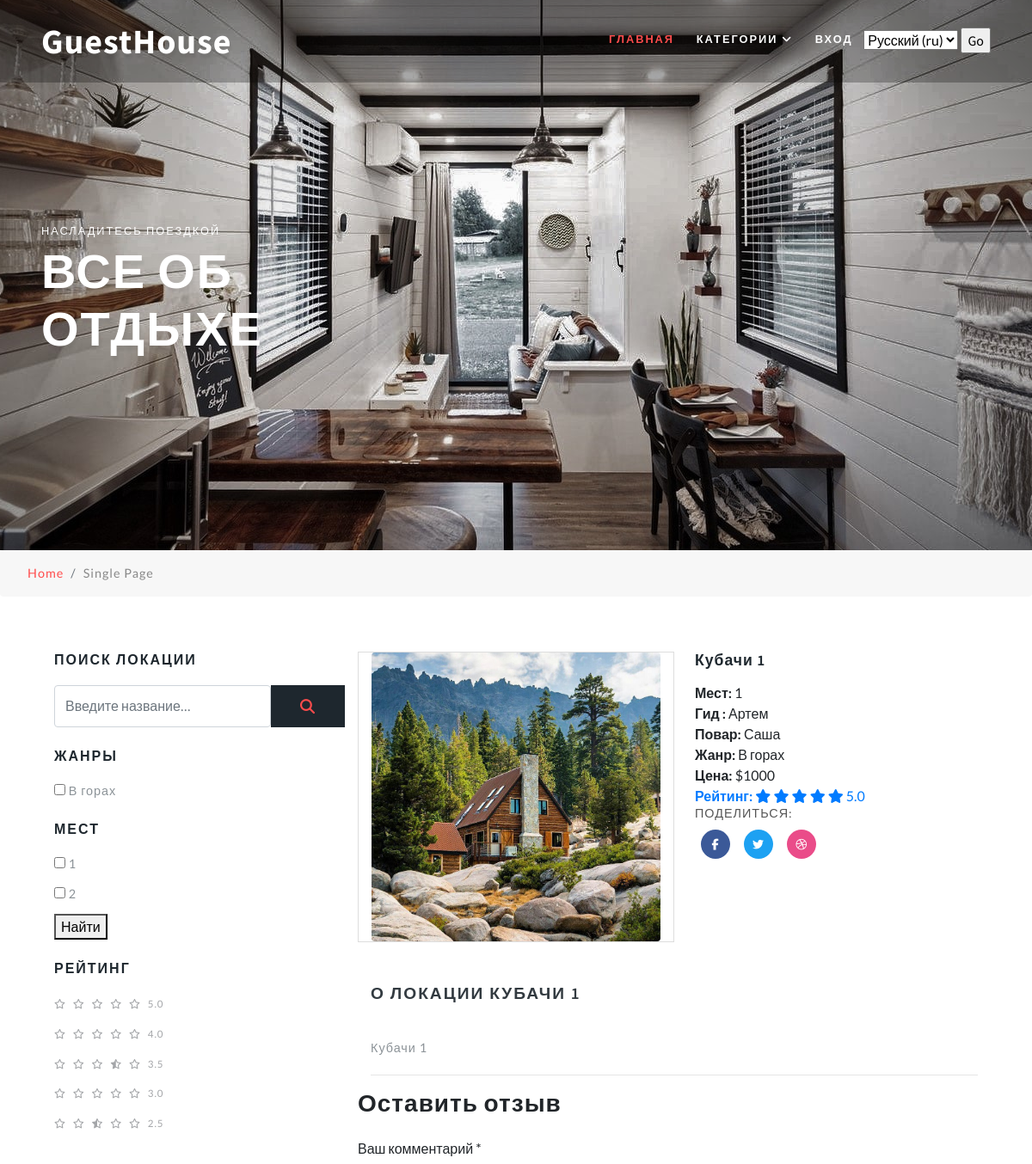
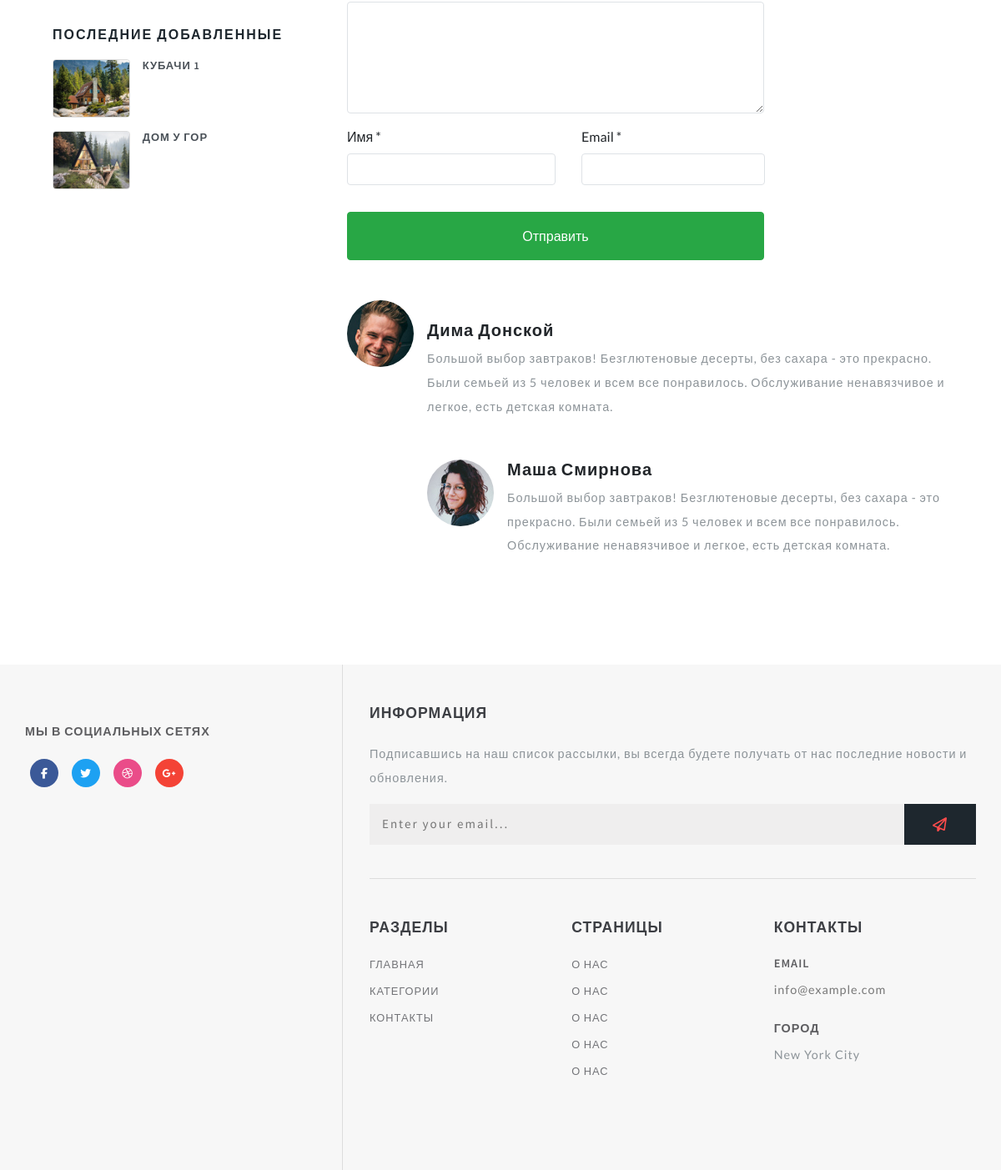
Screenshot of /ru/location-1/ with the database file from the repository (2 pictures, top to bottom).
### guesthouse/models.py (models this page shows, shortened)
class Genre(models.Model):
    name = models.CharField("Имя", max_length=100)
    description = models.TextField("Описание")
    url = models.SlugField(max_length=160, unique=True)
    class Meta:
        verbose_name = "Жанр"
        verbose_name_plural = "Жанры"

class Location(models.Model):
    title = models.CharField("Название", max_length=100)
    description = models.TextField("Описание")
    imageLocation = models.ImageField(
        "Изображение", upload_to="locations/", default='')
    count = models.PositiveSmallIntegerField("Количество людей", default=1)
    guides = models.ManyToManyField(
        Guide, verbose_name="гид", related_name="location_guide")  # Ак verbose_name - имя для поля, related_name - имя,используемое для отношения от связываемого объекта
    cookers = models.ManyToManyField(
        Guide, verbose_name="повар", related_name="location_cooker")
    genres = models.ManyToManyField(Genre, verbose_name="жанры")
    price = models.PositiveIntegerField("Цена", default=0,
                                        help_text="указывать сумму в рублях")
    category = models.ForeignKey(
        Category, verbose_name="Категория", on_delete=models.SET_NULL, null=True
    )
    url = models.SlugField(max_length=130, unique=True)
    draft = models.BooleanField("Черновик", default=False)
    def get_absolute_url(self):
        return reverse("location_detail", kwargs={"slug": self.url})
    class Meta:
        verbose_name = "Локация"
        verbose_name_plural = "Локации"

class Guide(models.Model):
    name = models.CharField("Имя", max_length=100)
    description = models.TextField("Описание")
    image = models.ImageField("Изображение", upload_to="guides/")
    class Meta:
        verbose_name = "Гиды и повара"
        verbose_name_plural = "Гиды и повара"

### guesthouse/views.py (the view)
# urls.py: path('<slug:slug>/', views.LocationDetailView.as_view(), name='location_detail'),
class LocationDetailView(GenreCount, DetailView):
    model = Location
    slug_field = 'url'

### templates/guesthouse/location_detail.html (shortened to what this page needs)
{% extends 'guesthouse/base.html' %}
{% load static i18n %}
{% block header %} main-banner-ak {% endblock header %}
{% block container %}
        <div class="container py-md-3">
{% endblock container %}
{% block sidebar %}
        <div class="side-bar col-lg-4">
{% endblock sidebar %}
{% block location %}
<div class="left-ads-display col-lg-8">
    <div class="row">
        <div class="border-none desc1-left col-md-6">
            <img src="{{ location.imageLocation.url }}" class="img-fluid" alt="">
        </div>
        <div class="desc1-right col-md-6 pl-lg-4">
            <h3 class="editContent" style="outline: none; cursor: inherit;">
                {{ location.title }}
            </h3>
            <ul>
                <li style="list-style: none">
                    <span><b>Мест: </b> {{ location.count }}</span></li>
                <li style="list-style: none">
                    <span><b>{% trans 'Гид'%} :</b>
                        {% for guide in location.guides.all %}
                            {{ guide.name }}
                        {% endfor %}
                    </span>
                </li>
                <li style="list-style: none"><span><b>{% trans 'Повар'%}: </b>
                    {% for cooker in location.cookers.all %}
                        {{ cooker.name }}
                    {% endfor %}
                </span>
                </li>
                <li style="list-style: none"><span><b>{% trans 'Жанр'%}: </b>
                    {% for genre in location.genres.all %}
                        {{ genre.name }}
                    {% endfor %}
                    </span>
                </li>
                <li style="list-style: none">
                    <span><b>Цена:</b> ${{ location.price }}</span></li>
                <li style="list-style: none">
                    <a href="#"><b>Рейтинг:</b>
                        <span class="fa fa-star" aria-hidden="true"
                              style="outline: none; cursor: inherit;"></span>
                        <span class="fa fa-star" aria-hidden="true"
                              style="outline: none; cursor: inherit;"></span>
                        <span class="fa fa-star" aria-hidden="true"
                              style="outline: none; cursor: inherit;"></span>
                        <span class="fa fa-star" aria-hidden="true"
                              style="outline: none; cursor: inherit;"></span>
                        <span class="fa fa-star" aria-hidden="true"
                              style="outline: none; cursor: inherit;"></span>
                        <span class="editContent"
                              style="outline: none; cursor: inherit;">5.0</span>
                    </a>
                </li>
                <div class="share-desc">
                    <div class="share">
                        <h4 class="editContent"
                            style="outline: none; cursor: inherit;">
                            Поделиться:</h4>
                        <ul class="w3layouts_social_list list-unstyled">
                            <li>
                                <a href="#" class="w3pvt_facebook editContent"
                                   style="outline: none; cursor: inherit;">
                                <span class="fa fa-facebook-f"
                                      style="outline: none; cursor: inherit;"></span>
                                </a>
                            </li>
                            <li>
                                <a href="#" class="w3pvt_twitter editContent"
                                   style="outline: none; cursor: inherit;">
                                <span class="fa fa-twitter"
                                      style="outline: none; cursor: inherit;"></span>
                                </a>
                            </li>
                            <li>
                                <a href="#" class="w3pvt_dribble editContent"
                                   style="outline: none; cursor: inherit;">
                                <span class="fa fa-dribbble"
                                      style="outline: none; cursor: inherit;"></span>
                                </a>
                            </li>
                        </ul>
                    </div>
                </div>
        </div>
    </div>
    <div class=" sub-para-w3layouts mt-5">
        <h3 class="shop-sing editContent" style="outline: none; cursor: inherit;">
            О локации {{ location.title }}
        </h3>
        <p class="editContent" style="outline: none; cursor: inherit;">
            {{ location.description }}
        </p>
    </div>
    <hr>
    <div class="row">
        <div class="single-form-left">
            <div class="contact-single">
                <h3 class="editContent" style="outline: none; cursor: inherit;">
                          Оставить
                    отзыв</h3>
                <form action="#" method="get" class="mt-4">
                    <div class="form-group editContent"
                         style="outline: none; cursor: inherit;">
                        <label for="contactcomment" class="editContent"
                               style="outline: none; cursor: inherit;">Ваш
                            комментарий
                            *</label>
                        <textarea class="form-control border" rows="5"
                                  id="contactcomment" required=""></textarea>
                    </div>
                    <div class="d-sm-flex">
                        <div class="col-sm-6 form-group p-0 editContent"
                             style="outline: none; cursor: inherit;">
                            <label for="contactusername" class="editContent"
                                   style="outline: none; cursor: inherit;">Имя
                                *</label>
                            <input type="text" class="form-control border"
                                   id="contactusername" required="">
                        </div>
                        <div class="col-sm-6 form-group ml-sm-3 editContent"
                             style="outline: none; cursor: inherit;">
                            <label for="contactemail" class="editContent"
                                   style="outline: none; cursor: inherit;">Email
                                *</label>
                            <input type="email" class="form-control border"
                                   id="contactemail" required="">
                        </div>
                    </div>
                    <button type="submit"
                            class="mt-3 btn btn-success btn-block py-3"
                            style="outline: none; cursor: inherit;">Отправить
                    </button>
                </form>
            </div>
        </div>
        <div class="media py-5">
            <img src="../../static/img/te2.jpg" class="mr-3 img-fluid" alt="image"
                 style="outline: none; cursor: inherit;">
            <div class="media-body mt-4">
                <h5 class="mt-0 editContent"
                    style="outline: none; cursor: inherit;">Дима Донской</h5>
                <p class="mt-2 editContent" style="outline: none; cursor: inherit;">
                    Большой выбор завтраков! Безглютеновые десерты, без сахара - это прекрасно. Были семьей из 5 человек и всем все понравилось. Обслуживание ненавязчивое и легкое, есть детская комната.
                </p>
                <div class="media mt-5 editContent"
                     style="outline: none; cursor: inherit;">
                    <a class="pr-3" href="#">
                        <img src="../../static/img/te1.jpg" class="img-fluid "
                             alt="image" style="outline: none; cursor: inherit;">
                    </a>
                    <div class="media-body">
                        <h5 class="mt-0 editContent"
                            style="outline: none; cursor: inherit;">Маша Смирнова</h5>
                        <p class="mt-2 editContent"
                           style="outline: none; cursor: inherit;">Большой выбор завтраков! Безглютеновые десерты, без сахара - это прекрасно. Были семьей из 5 человек и всем все понравилось. Обслуживание ненавязчивое и легкое, есть детская комната.</p>
                    </div>
                </div>
            </div>
        </div>
    </div>
</div>
{% endblock location %}

### templates/include/sidebar.html
{% load guesthouse_tag %}
    <div class="search-bar w3layouts-newsletter">
        <h3 class="sear-head editContent">Поиск локации</h3>
        <form action="{% url 'search' %}" method="get" class="d-flex editContent">
            <input type="search" placeholder="Введите название..." name="q"
                class="form-control" required="">
            <button type='submit' class="btn1 btn">
                <span class="fa fa-search" aria-hidden="true"></span>
            </button>
        </form>
    </div>
    <form action="{% url 'filter' %}" method='get'>
    <div class="left-side my-4">
        <h3 class="sear-head editContent">Жанры</h3>
        <ul class="w3layouts-box-list">
            {% for genre in view.get_genres %}
            <li class="editContent">
                <input type="checkbox" class="checked" name='genre' value='{{ genre.id }}'>
                <span class="span editContent">{{ genre.name }}</span>
            </li>
            {% endfor %}
        </ul>
    </div>
        <div class="left-side">
            <h3 class="sear-head editContent">Мест</h3>
            <ul class="w3layouts-box-list">
                {% for location in view.get_counts %}
                <li class="editContent">
                    <input type="checkbox" class="checked" name='count' value='{{ location.count }}'>
                    <span class="span editContent">{{ location.count }}</span>
                </li>
                {% endfor %}
            </ul>
        </div>
        <button type='submit'>Найти</button>
    </form>
    <div class="customer-rev left-side my-4">
        <h3 class="sear-head editContent">Рейтинг</h3>
        <ul class="w3layouts-box-list">
            <li>
                <a href="#">
                    <span class="fa fa-star" aria-hidden="true"></span>
                    <span class="fa fa-star" aria-hidden="true"></span>
                    <span class="fa fa-star" aria-hidden="true"></span>
                    <span class="fa fa-star" aria-hidden="true"></span>
                    <span class="fa fa-star" aria-hidden="true"></span>
                    <span class="editContent">5.0</span>
                </a>
            </li>
            <li>
                <a href="#">
                    <span class="fa fa-star" aria-hidden="true"></span>
                    <span class="fa fa-star" aria-hidden="true"></span>
                    <span class="fa fa-star" aria-hidden="true"></span>
                    <span class="fa fa-star" aria-hidden="true"></span>
                    <span class="fa fa-star-o" aria-hidden="true"></span>
                    <span class="editContent">4.0</span>
                </a>
            </li>
            <li>
                <a href="#">
                    <span class="fa fa-star" aria-hidden="true"></span>
                    <span class="fa fa-star" aria-hidden="true"></span>
                    <span class="fa fa-star" aria-hidden="true"></span>
                    <span class="fa fa-star-half-o" aria-hidden="true"></span>
                    <span class="fa fa-star-o" aria-hidden="true"></span>
                    <span class="editContent">3.5</span>
                </a>
            </li>
            <li>
                <a href="#">
                    <span class="fa fa-star" aria-hidden="true"></span>
                    <span class="fa fa-star" aria-hidden="true"></span>
                    <span class="fa fa-star" aria-hidden="true"></span>
                    <span class="fa fa-star-o" aria-hidden="true"></span>
                    <span class="fa fa-star-o" aria-hidden="true"></span>
                    <span class="editContent">3.0</span>
                </a>
            </li>
            <li>
                <a href="#">
                    <span class="fa fa-star" aria-hidden="true"></span>
                    <span class="fa fa-star" aria-hidden="true"></span>
                    <span class="fa fa-star-half-o" aria-hidden="true"></span>
                    <span class="fa fa-star-o" aria-hidden="true"></span>
                    <span class="fa fa-star-o" aria-hidden="true"></span>
                    <span class="editContent">2.5</span>
                </a>
            </li>
        </ul>
    </div>
{% get_last_locations count=2 %}

### templates/guesthouse/tags/last_location.html (shortened to what this page needs)
<div class="deal-leftmk left-side" style='margin-top: 70px;'>
    <h3 class="sear-head editContent">Последние добавленные</h3>
    {% for location in last_locations  %}
    <div class="special-sec1 row mt-3 editContent">
        <div class="img-deals col-md-4">
            <img src="{{ location.imageLocation.url }}" class="img-fluid" style='height: 70px; width: 100px; object-fit: cover;' alt="">
        </div>
        <div class="img-deal1 col-md-4">
            <h3 class="editContent">{{ location.title }}</h3>
        </div>
    </div>
    {% endfor %}
</div>

### rows the page displays
Genre: name "В горах"
Location: imageLocation (picture), title "КУБАЧИ 1", title "Кубачи 1", count "1", price "1000", description "Кубачи 1"
Location: imageLocation (picture), title "ДОМ У ГОР"
Guide: name "Артем"
Guide: name "Саша"

### other values shown
{{ location.count }} "1" "2"
form field language "Русский (ru)"
